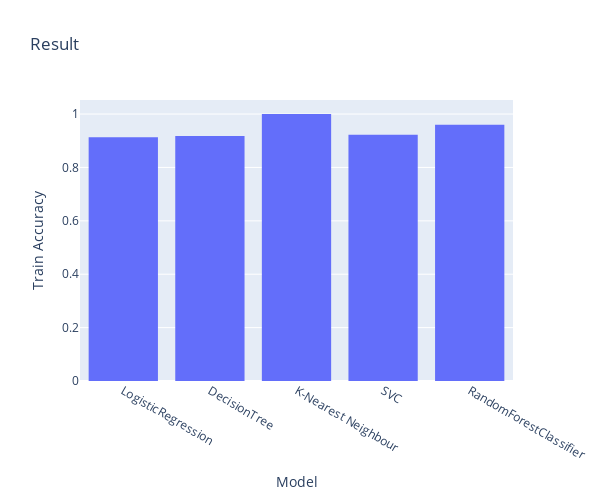

The code cell stored with this chart in its notebook:
### Code cell
fig = px.histogram(resultsGridSearch_df, height=500, width=600, x="Model", y="Train Accuracy", title="Result")
fig.update_xaxes( tickangle=30 )
fig.update_layout( yaxis_title="Train Accuracy" )
fig.show()

### Figure 1 — Plotly figure (JSON) as saved in the notebook; plotly's stock layout.template omitted (floating-point values rounded to 4 significant figures)
{"data": [{"alignmentgroup": "True", "bingroup": "x", "histfunc": "sum", "hovertemplate": "Model=%{x}<br>sum of Train Accuracy=%{y}<extra></extra>", "legendgroup": "", "marker": {"color": "#636efa", "pattern": {"shape": ""}}, "name": "", "offsetgroup": "", "orientation": "v", "showlegend": false, "type": "histogram", "x": ["LogisticRegression", "DecisionTree", "K-Nearest Neighbour", "SVC", "RandomForestClassifier"], "xaxis": "x", "y": [0.9132, 0.9179, 1, 0.9229, 0.9603], "yaxis": "y"}], "layout": {"barmode": "relative", "height": 500, "legend": {"tracegroupgap": 0}, "title": {"text": "Result"}, "width": 600, "xaxis": {"anchor": "y", "domain": [0, 1], "tickangle": 30, "title": {"text": "Model"}}, "yaxis": {"anchor": "x", "domain": [0, 1], "title": {"text": "Train Accuracy"}}}}
